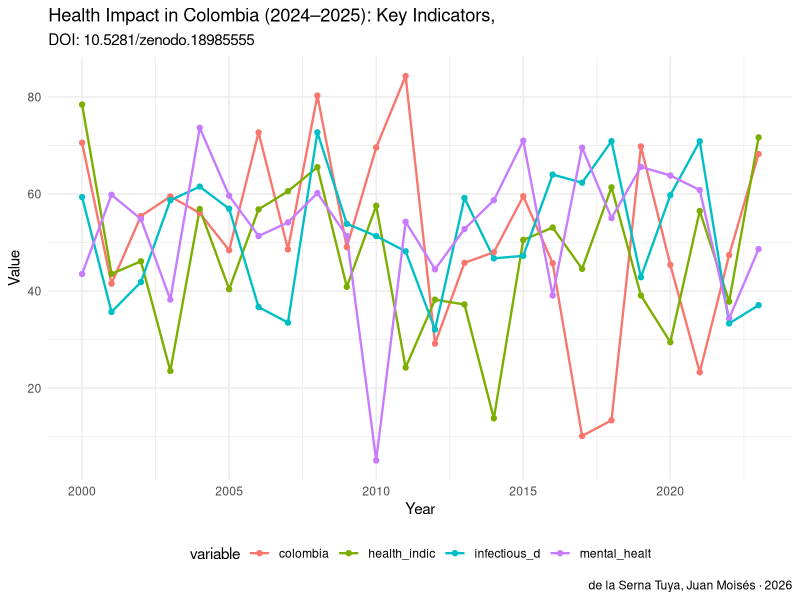

Source code (R):
# analysis.R — Health Impact in Colombia (2024–2025): Key Indicators, Factors and Disease Data
# DOI: 10.5281/zenodo.18985555
# Author: de la Serna Tuya, Juan Moisés · ORCID: 0000-0002-8401-8018
# License: CC0 1.0

# ── SETUP ──────────────────────────────────────────────────────────────────
# Install required packages if needed:
# install.packages(c("readr","ggplot2","dplyr","tidyr"))

library(readr)
library(ggplot2)
library(dplyr)

# ── LOAD DATA ──────────────────────────────────────────────────────────────
# Download dataset from: https://doi.org/10.5281/zenodo.18985555
# df <- read_csv("dataset.csv")

# Example with synthetic data
set.seed(42)
years <- 2000:2023
df <- data.frame(
  year = years,
    colombia = rnorm(length(years), 50, 15),
  health_indic = rnorm(length(years), 50, 15),
  mental_healt = rnorm(length(years), 50, 15),
  infectious_d = rnorm(length(years), 50, 15),
  stringsAsFactors = FALSE
)

cat("Dataset: Health Impact in Colombia (2024–2025): Key Indicat\n")
cat("DOI: 10.5281/zenodo.18985555\n")
cat("Dimensions:", nrow(df), "x", ncol(df), "\n\n")
print(head(df))
print(summary(df))

# ── VISUALIZATION ──────────────────────────────────────────────────────────
# Temporal trend
p1 <- df %>%
  tidyr::pivot_longer(-year, names_to="variable", values_to="value") %>%
  ggplot(aes(x=year, y=value, color=variable)) +
  geom_line(size=0.8) +
  geom_point(size=1.5) +
  labs(title="Health Impact in Colombia (2024–2025): Key Indicators, ",
       subtitle="DOI: 10.5281/zenodo.18985555",
       x="Year", y="Value",
       caption="de la Serna Tuya, Juan Moisés · 2026") +
  theme_minimal() +
  theme(legend.position="bottom")

ggsave("figures/analysis_output_r.png", p1, width=10, height=6, dpi=150)
cat("\nFigure saved: figures/analysis_output_r.png\n")

# ── CITATION ───────────────────────────────────────────────────────────────
cat("\nCitation:\n")
cat("de la Serna Tuya, Juan Moisés (2026). Health Impact in Colombia (2024–2025): Key Indicators, Factors and Dis. Zenodo. https://doi.org/10.5281/zenodo.18985555\n")
